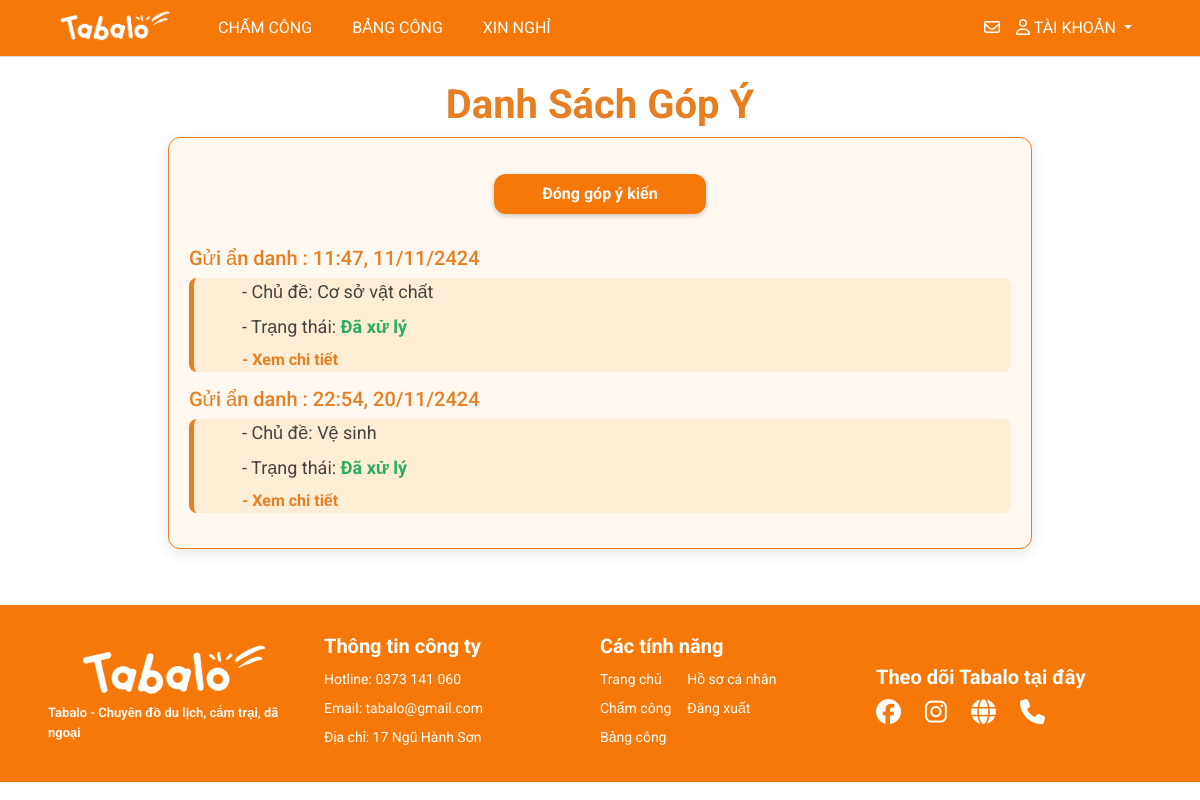
Page /letters/ (signed in) on the earlier database version.
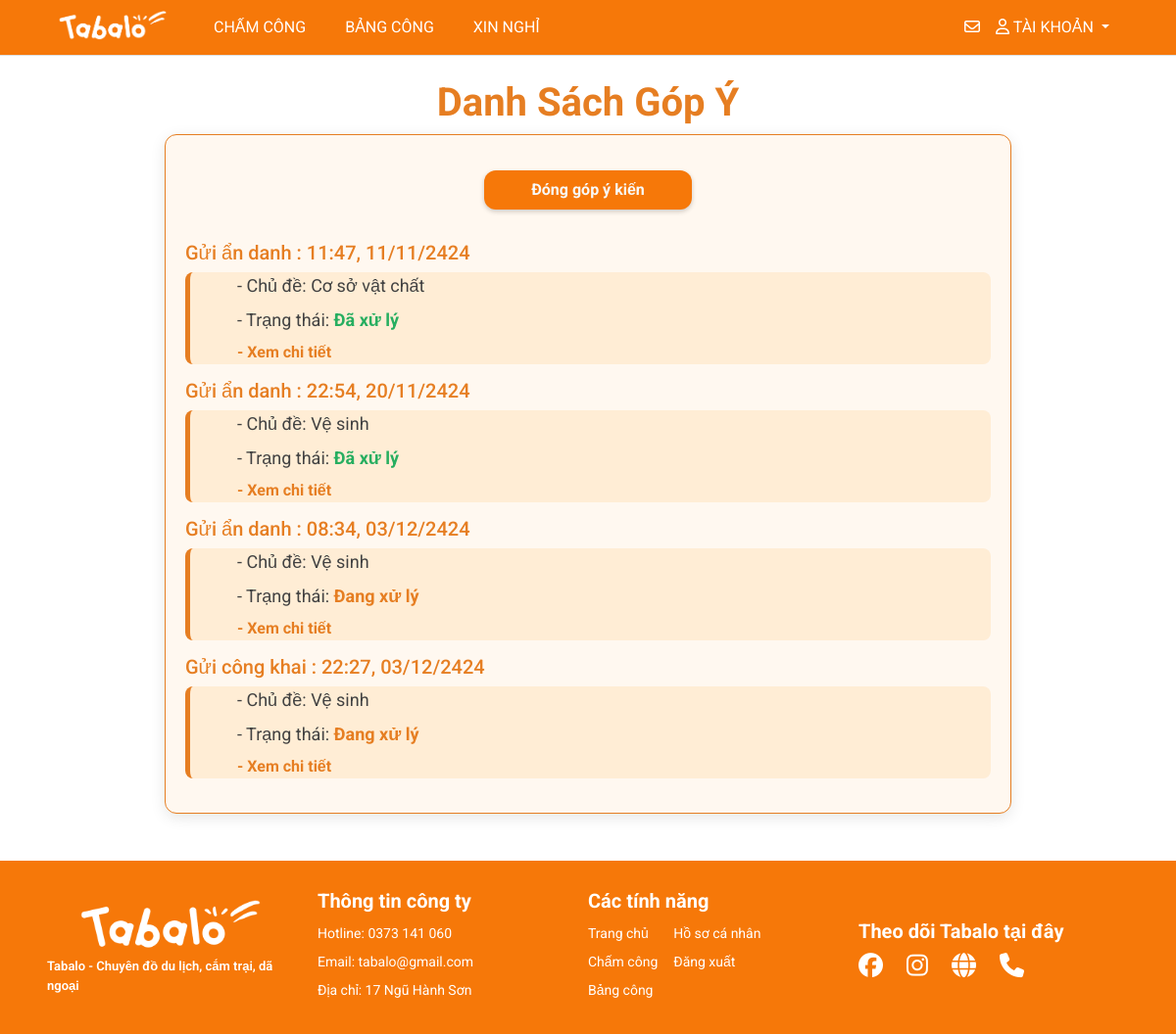
Same page on the later database version.
### myapp/models.py (models this page shows, shortened)
class Letter(models.Model):
    user = models.ForeignKey(User, on_delete=models.CASCADE)
    is_anonymous = models.BooleanField(default=False)
    topic = models.ForeignKey(TopicLetter, on_delete=models.CASCADE)
    content = models.TextField()
    status = models.CharField(max_length=30, choices=[('Đang xử lý', 'Đang xử lý'),('Đã xử lý', 'Đã xử lý')], default='Đang xử lý')
    created_at = models.DateTimeField(auto_now_add=True)

class TopicLetter(models.Model):
  name = models.CharField(max_length=50)
  def __str__(self):
      return self.name

### myapp/views.py (the view, shortened to what this page needs)
# urls.py: path('letters/', views.letters, name='letters'),
def letters(request):
    if request.user.is_authenticated:
        title = 'Hòm thư ý kiến'
        my_letters = Letter.objects.filter(user=request.user)
        form = LetterForm(request.POST or None)
        context = {'title': title, 'form': form, 'my_letters': my_letters}
        return render(request, 'pages/letters.html', context)
    else:
        return redirect('login')

### management/context_processors.py (called while the page is built)
def pending_dayoff(request):
  count_pending = DayOffRequest.objects.filter(status='pending').count()
  return {'count_pending': count_pending}

### templates/pages/letters.html (shortened to what this page needs)
{% extends '../layouts/base.html' %}
{% block main %}
<br>
<h1 style="text-align: center; font-size: 2.5rem; font-weight: bold; color: #E67E22;">Danh Sách Góp Ý</h1>
<div class="container" style="display: flex; justify-content: center;">
  <div style="width: 80%; background-color: #FFF8F0; border: 1px solid #E67E22; border-radius: 12px; padding: 20px; box-shadow: 0 4px 15px rgba(0, 0, 0, 0.1);">
    <center>
      <button id="open-form" class="btn btn-info bg-btn btn-letter mt-3 text-light pe-5 ps-5 pt-2 pb-2"
              style="background-color: #E67E22; border: none; border-radius: 8px; font-weight: bold; box-shadow: 0 2px 5px rgba(0, 0, 0, 0.2);">
        Đóng góp ý kiến
      </button>
    </center>
    <br>
    <div>
      {% if my_letters %}
        {% for lt in my_letters %}
          <h5 class="mt-2" style="font-size: 20px; color: #E67E22;">
            {% if lt.is_anonymous %} Gửi ẩn danh {% else %} Gửi công khai {% endif %}: {{ lt.created_at|date:"H:i, d/m/yy" }}
          </h5>
          <div class="px-5" style="border-left: 5px solid #E67E22; padding-left: 15px; background-color: #FFEDD5; border-radius: 8px; margin-bottom: 15px;">
            <div style="font-size: 18px; color: #424242;" class="pb-2">- Chủ đề: {{ lt.topic.name }}</div>
            <div style="font-size: 18px; color: #424242;" class="pb-2">- Trạng thái:
              <span style="color: {% if lt.status == 'Đang xử lý' %}#E67E22{% else %}#27AE60{% endif %}; font-weight: 700;">
                {{ lt.status }}
              </span>
            </div>
            <a href="/letters/{{ lt.id }}/" style="text-decoration: none; color: #E67E22; font-weight: bold;">- Xem chi tiết</a>
          </div>
        {% endfor %}
      {% else %}
          <h5 style="font-size: 20px; color: #424242;">Bạn chưa đóng góp ý kiến</h5>
      {% endif %}
    </div>
  </div>
</div>
<br><br>
{% load static %}
{% endblock %}

Differences in the rows shown:
added Letter: is_anonymous "Gửi ẩn danh", created_at "08:34, 03/12/2424", topic.name "Vệ sinh", status "Đang xử lý"
added Letter: is_anonymous "Gửi công khai", created_at "22:27, 03/12/2424", topic.name "Vệ sinh", status "Đang xử lý"
